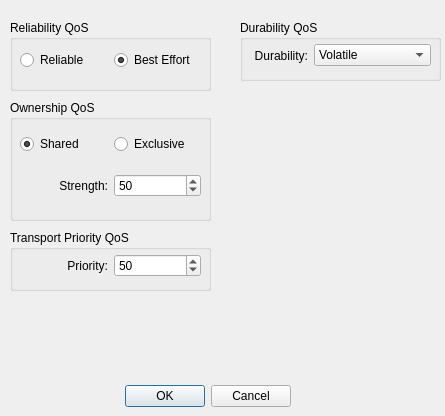
<?xml version="1.0" encoding="UTF-8"?>
<ui version="4.0">
 <class>Dialog</class>
 <widget class="QDialog" name="Dialog">
  <property name="geometry">
   <rect>
    <x>0</x>
    <y>0</y>
    <width>445</width>
    <height>416</height>
   </rect>
  </property>
  <property name="windowTitle">
   <string>Dialog</string>
  </property>
  <widget class="QDialogButtonBox" name="buttonBox">
   <property name="geometry">
    <rect>
     <x>120</x>
     <y>380</y>
     <width>171</width>
     <height>32</height>
    </rect>
   </property>
   <property name="orientation">
    <enum>Qt::Horizontal</enum>
   </property>
   <property name="standardButtons">
    <set>QDialogButtonBox::Cancel|QDialogButtonBox::Ok</set>
   </property>
  </widget>
  <widget class="QGroupBox" name="groupBox">
   <property name="geometry">
    <rect>
     <x>10</x>
     <y>20</y>
     <width>201</width>
     <height>71</height>
    </rect>
   </property>
   <property name="title">
    <string>Reliability QoS</string>
   </property>
   <widget class="QWidget" name="horizontalLayoutWidget">
    <property name="geometry">
     <rect>
      <x>10</x>
      <y>20</y>
      <width>181</width>
      <height>41</height>
     </rect>
    </property>
    <layout class="QHBoxLayout" name="horizontalLayout">
     <item>
      <widget class="QRadioButton" name="reliableRButt">
       <property name="text">
        <string>Reliable</string>
       </property>
       <attribute name="buttonGroup">
        <string>reliabilityButtonGroup</string>
       </attribute>
      </widget>
     </item>
     <item>
      <widget class="QRadioButton" name="bestEffortRButt">
       <property name="text">
        <string>Best Effort</string>
       </property>
       <property name="checked">
        <bool>true</bool>
       </property>
       <attribute name="buttonGroup">
        <string>reliabilityButtonGroup</string>
       </attribute>
      </widget>
     </item>
    </layout>
   </widget>
  </widget>
  <widget class="QGroupBox" name="groupBox_2">
   <property name="geometry">
    <rect>
     <x>10</x>
     <y>100</y>
     <width>201</width>
     <height>121</height>
    </rect>
   </property>
   <property name="title">
    <string>Ownership QoS</string>
   </property>
   <widget class="QWidget" name="verticalLayoutWidget">
    <property name="geometry">
     <rect>
      <x>10</x>
      <y>20</y>
      <width>181</width>
      <height>91</height>
     </rect>
    </property>
    <layout class="QVBoxLayout" name="verticalLayout">
     <item>
      <layout class="QHBoxLayout" name="horizontalLayout_3">
       <item>
        <widget class="QRadioButton" name="radioButton">
         <property name="text">
          <string>Shared</string>
         </property>
         <property name="checked">
          <bool>true</bool>
         </property>
         <attribute name="buttonGroup">
          <string>ownershipButtonGroup</string>
         </attribute>
        </widget>
       </item>
       <item>
        <widget class="QRadioButton" name="radioButton_2">
         <property name="text">
          <string>Exclusive</string>
         </property>
         <attribute name="buttonGroup">
          <string>ownershipButtonGroup</string>
         </attribute>
        </widget>
       </item>
      </layout>
     </item>
     <item>
      <layout class="QHBoxLayout" name="horizontalLayout_2">
       <item>
        <widget class="QLabel" name="label">
         <property name="text">
          <string>Strength:</string>
         </property>
         <property name="alignment">
          <set>Qt::AlignRight|Qt::AlignTrailing|Qt::AlignVCenter</set>
         </property>
        </widget>
       </item>
       <item>
        <widget class="QSpinBox" name="ownershipStrengthSpinBox">
         <property name="sizePolicy">
          <sizepolicy hsizetype="Preferred" vsizetype="Fixed">
           <horstretch>0</horstretch>
           <verstretch>0</verstretch>
          </sizepolicy>
         </property>
         <property name="alignment">
          <set>Qt::AlignLeading|Qt::AlignLeft|Qt::AlignVCenter</set>
         </property>
         <property name="value">
          <number>50</number>
         </property>
        </widget>
       </item>
      </layout>
     </item>
    </layout>
   </widget>
  </widget>
  <widget class="QGroupBox" name="groupBox_3">
   <property name="geometry">
    <rect>
     <x>10</x>
     <y>230</y>
     <width>201</width>
     <height>61</height>
    </rect>
   </property>
   <property name="title">
    <string>Transport Priority QoS</string>
   </property>
   <widget class="QWidget" name="horizontalLayoutWidget_4">
    <property name="geometry">
     <rect>
      <x>10</x>
      <y>20</y>
      <width>181</width>
      <height>31</height>
     </rect>
    </property>
    <layout class="QHBoxLayout" name="horizontalLayout_5">
     <item>
      <widget class="QLabel" name="label_2">
       <property name="text">
        <string>Priority:</string>
       </property>
       <property name="alignment">
        <set>Qt::AlignRight|Qt::AlignTrailing|Qt::AlignVCenter</set>
       </property>
      </widget>
     </item>
     <item>
      <widget class="QSpinBox" name="spinBox">
       <property name="value">
        <number>50</number>
       </property>
      </widget>
     </item>
    </layout>
   </widget>
  </widget>
  <widget class="QGroupBox" name="groupBox_4">
   <property name="geometry">
    <rect>
     <x>240</x>
     <y>20</y>
     <width>201</width>
     <height>61</height>
    </rect>
   </property>
   <property name="title">
    <string>Durability QoS</string>
   </property>
   <widget class="QWidget" name="horizontalLayoutWidget_5">
    <property name="geometry">
     <rect>
      <x>10</x>
      <y>20</y>
      <width>181</width>
      <height>31</height>
     </rect>
    </property>
    <layout class="QHBoxLayout" name="horizontalLayout_6">
     <item>
      <widget class="QLabel" name="label_3">
       <property name="text">
        <string>Durability:</string>
       </property>
       <property name="alignment">
        <set>Qt::AlignRight|Qt::AlignTrailing|Qt::AlignVCenter</set>
       </property>
      </widget>
     </item>
     <item>
      <widget class="QComboBox" name="comboBox">
       <item>
        <property name="text">
         <string>Volatile</string>
        </property>
       </item>
       <item>
        <property name="text">
         <string>Transient_Local</string>
        </property>
       </item>
       <item>
        <property name="text">
         <string>Transient</string>
        </property>
       </item>
       <item>
        <property name="text">
         <string>Persistent</string>
        </property>
       </item>
      </widget>
     </item>
    </layout>
   </widget>
  </widget>
 </widget>
 <resources/>
 <connections>
  <connection>
   <sender>buttonBox</sender>
   <signal>accepted()</signal>
   <receiver>Dialog</receiver>
   <slot>accept()</slot>
   <hints>
    <hint type="sourcelabel">
     <x>248</x>
     <y>254</y>
    </hint>
    <hint type="destinationlabel">
     <x>157</x>
     <y>274</y>
    </hint>
   </hints>
  </connection>
  <connection>
   <sender>buttonBox</sender>
   <signal>rejected()</signal>
   <receiver>Dialog</receiver>
   <slot>reject()</slot>
   <hints>
    <hint type="sourcelabel">
     <x>316</x>
     <y>260</y>
    </hint>
    <hint type="destinationlabel">
     <x>286</x>
     <y>274</y>
    </hint>
   </hints>
  </connection>
 </connections>
 <buttongroups>
  <buttongroup name="reliabilityButtonGroup"/>
  <buttongroup name="ownershipButtonGroup"/>
 </buttongroups>
</ui>
